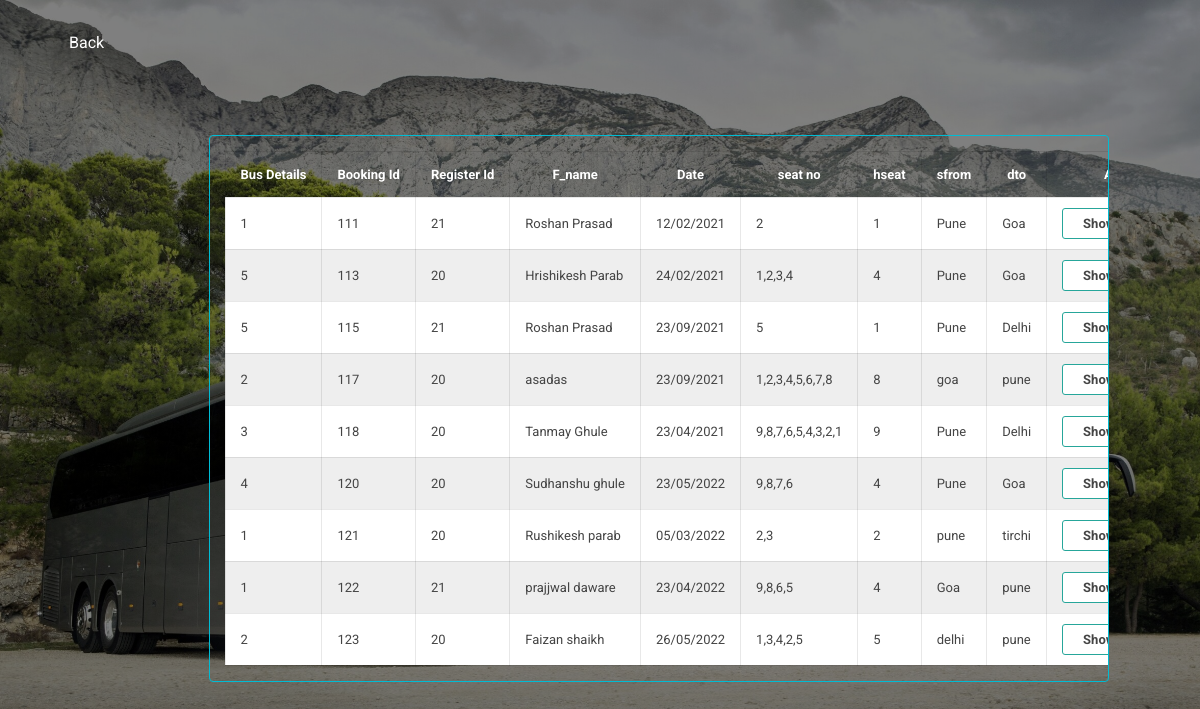
The app's page /Trial/access.php with its own data.
### tables this page shows
CREATE TABLE IF NOT EXISTS `booking` (
  `b_id` int(11) NOT NULL AUTO_INCREMENT,
  `bus_details` varchar(255) NOT NULL,
  `f_name` varchar(255) NOT NULL,
  `date` varchar(50) NOT NULL,
  `hseat` bigint(20) NOT NULL DEFAULT 1,
  `seat_no` varchar(40) NOT NULL,
  `sfrom` varchar(255) NOT NULL,
  `dto` varchar(255) NOT NULL,
  `booking_time` timestamp NOT NULL DEFAULT current_timestamp() ON UPDATE current_timestamp(),
  `r_id` int(11) NOT NULL,
  PRIMARY KEY (`b_id`),
  KEY `r_id` (`r_id`),
  KEY `bus_details` (`bus_details`),
  KEY `bus_details_2` (`bus_details`)
);

### Trial/access.php (the view, shortened to what this page needs)
<html>
<head>
	<link rel="stylesheet" href="css1/edinfo.css">
</head>
<body>
	 <div class="main">
			<ul>
				<li><a href="admain.php">Back</a></li>
			</ul>
	</div>
	<div class="table">
		<table>
			<thead>
				<tr>
					<th>Bus Details</th>
					<th>Booking Id</th>
					<th>Register Id</th>
					<th>F_name</th>
					<th>Date</th>
					<th>seat no</th>
					<th>hseat</th>
					<th>sfrom</th>
					<th>dto</th>
					<th>Action</th>
			</thead>
			<tbody>
<?php
	include('include/connect.php');
    $sql="SELECT * FROM booking";
    $result=mysqli_query($conn,$sql);
    $num=mysqli_num_rows($result);
    if($num!=0)
        {
        	while($row=mysqli_fetch_assoc($result))
        	{
        			$booking_id=" ".$row['b_id']." ";
        		echo"
        		<tr>
        			<td> ".$row['bus_details']." </td>
        			<td> ".$row['b_id']." </td>
        			<td> ".$row['r_id']." </td>
           			<td> ".$row['f_name']." </td>
          			<td> ".$row['date']." </td>
          	 		<td> ".$row['seat_no']." </td>
            	    <td> ".$row['hseat']." </td>
               		<td> ".$row['sfrom']." </td>
               		<td> ".$row['dto']." </td>
               		<td><span class=action_btn><a href='access2.php?bid=$booking_id'>Show Receipt<span></a></td>
               	</tr>
               	 ";
        	}
        }
?>
			</tbody>
		</table>
	</div>
</body>
</html>

### Trial/css1/edinfo.css (style rules this page uses)
* { box-sizing: border-box; }
body { min-height: auto; display: flex; font-family: 'Roboto', sans-serif; background: linear-gradient(to top,rgba(0,0,0,0.5)50%,rgba(0,0,0,0.5)50%),url(images/1.jpg); background-position: center; background-size: cover; height: 100vh; }
ul li { display: inline-block; }
ul li a { text-decoration: none; color: #fff; padding: 5px 20px; border: 1px solid transparent; transition: 0.6s ease; }
.table { max-width: 900px; border: 1px solid #00bcd4; background-color: linear-gradient(to top,rgba(0,0,0,0.5),rgba(0,0,0,0.5)50%); padding: 15px; overflow: auto; margin: auto; border-radius: 4px; }
table { width: 100%; font-size: 13px; color: #444; white-space: nowrap; border-collapse: collapse; }
table>thead { background-color: linear-gradient(to top,rgba(0,0,0,0.5),rgba(0,0,0,0.5)50%); color: #fff; }
table>thead th { padding: 15px; }
table th, table td { border: 1px solid #00000017; padding: 10px 15px; }
.action_btn { display: flex; justify-content: center; gap: 10px; }
.action_btn>a { text-decoration: none; color: #444; background: #fff; border: 1px solid; display: inline-block; padding: 7px 20px; font-weight: bold; border-radius: 3px; transition: 0.3s ease-in-out; }
.action_btn>a:nth-child(1) { border-color: #26a69a; }
table>tbody>tr { background-color: #fff; transition: 0.3s ease-in-out; }
table>tbody>tr:nth-child(even) { background-color: rgb(238, 238, 238); }
ul { float:right; list-style-type: none; margin-top: 25px; }

### records on screen
booking: bus_details "1", b_id "111", r "21", f_name "Roshan Prasad", date "12/02/2021", seat_no "2", hseat "1", sfrom "Pune", dto "Goa"
booking: bus_details "5", b_id "113", r "20", f_name "Hrishikesh Parab", date "24/02/2021", seat_no "1,2,3,4", hseat "4", sfrom "Pune", dto "Goa"
booking: bus_details "5", b_id "115", r "21", f_name "Roshan Prasad", date "23/09/2021", seat_no "5", hseat "1", sfrom "Pune", dto "Delhi"
booking: bus_details "2", b_id "117", r "20", f_name "asadas", date "23/09/2021", seat_no "1,2,3,4,5,6,7,8", hseat "8", sfrom "goa", dto "pune"
booking: bus_details "3", b_id "118", r "20", f_name "Tanmay Ghule", date "23/04/2021", seat_no "9,8,7,6,5,4,3,2,1", hseat "9", sfrom "Pune", dto "Delhi"
booking: bus_details "4", b_id "120", r "20", f_name "Sudhanshu ghule", date "23/05/2022", seat_no "9,8,7,6", hseat "4", sfrom "Pune", dto "Goa"
booking: bus_details "1", b_id "121", r "20", f_name "Rushikesh parab", date "05/03/2022", seat_no "2,3", hseat "2", sfrom "pune", dto "tirchi"
booking: bus_details "1", b_id "122", r "21", f_name "prajjwal daware", date "23/04/2022", seat_no "9,8,6,5", hseat "4", sfrom "Goa", dto "pune"
booking: bus_details "2", b_id "123", r "20", f_name "Faizan shaikh", date "26/05/2022", seat_no "1,3,4,2,5", hseat "5", sfrom "delhi", dto "pune"
